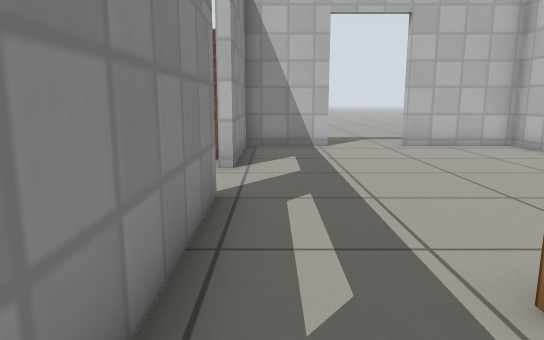
[1] (above)

12 first-person views from a walk through a Gazebo world. The camera is 0.69 m above the floor, tilts 10° down and sees 70° across. The floor is counted in squares, 0.5 m on a side. Each view is taken from the middle of a square. On the plan, view 1 faces up. The plan holds only what a view shows up to about 16 squares ahead; the rest is blank. Gazebo's built-in surfaces are drawn with simple patterns.

[2]
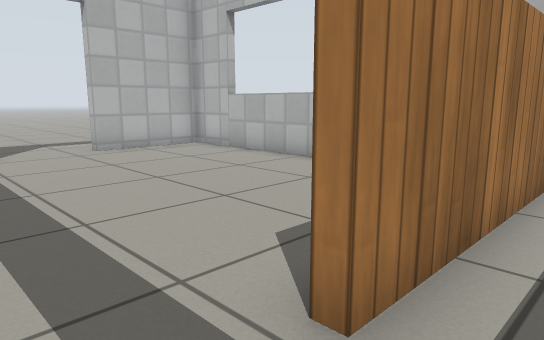

[3]
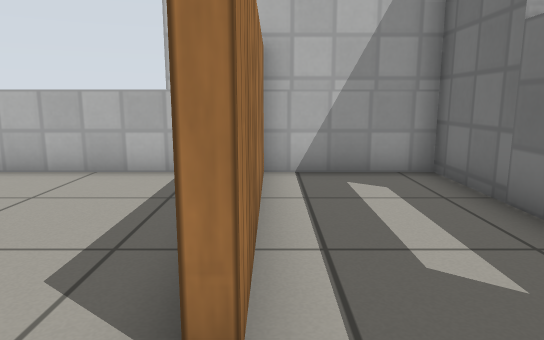

[4]
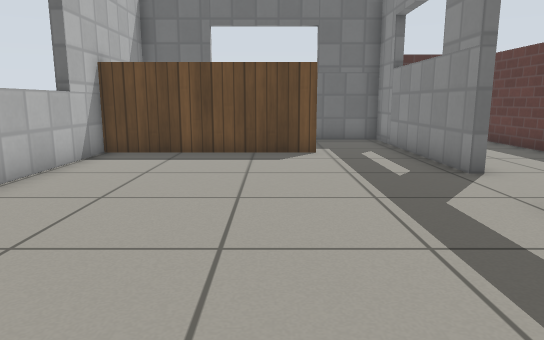

[5]
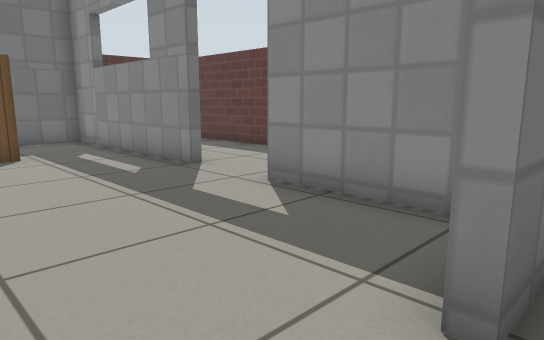

[6]
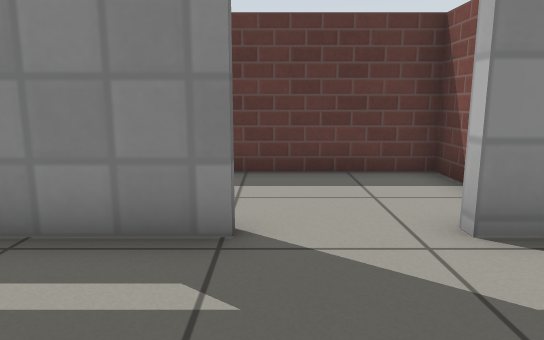

[7]
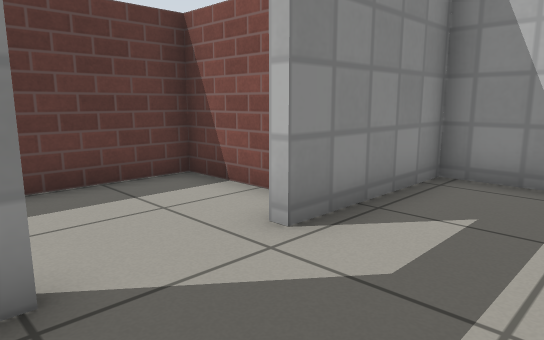

[8]
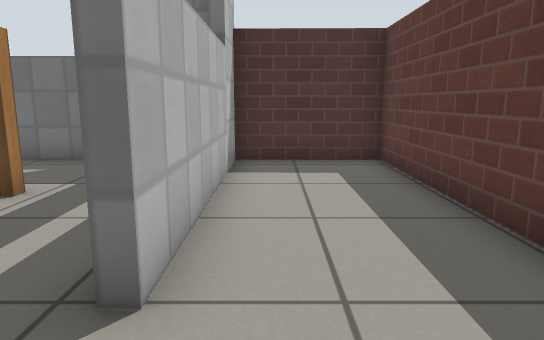

[9]
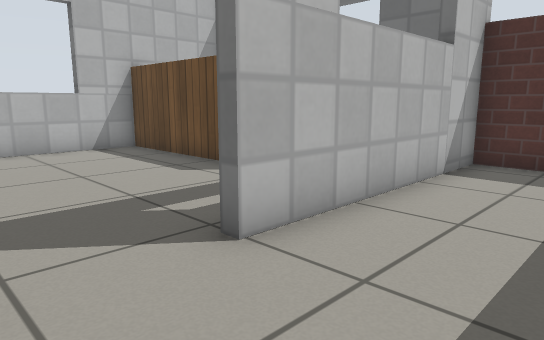

[10]
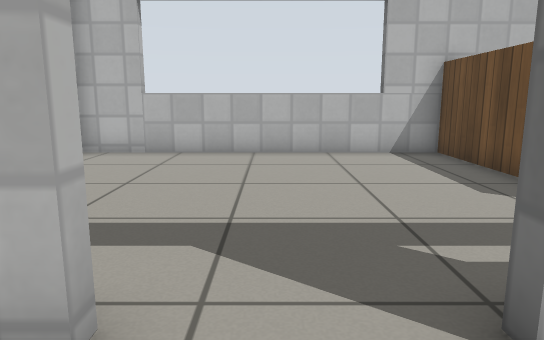

[11]
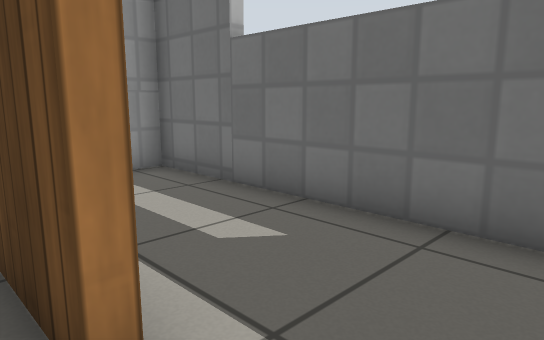

[12]
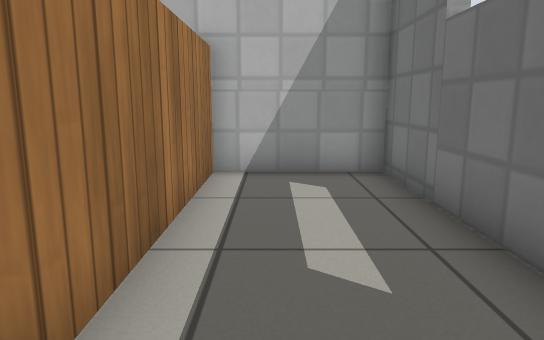

### Floor plan
Points are (right, up) in squares from view 1. A wall is a line through its corners. A room is listed if a view was taken in it or the views show most of it. See-through windows are left out.
Room 1 (views 1, 2, 3, 12)
walls: (-0.8, 2.4) (-0.8, -1.2) (7.6, -1.2) (7.6, 2.2) (1.7, 2.2)
ways out: opening at (0.5, 2) to room 3
Room 2 (views 4, 5)
walls: (0.6, 12.5) (1.7, 12.5)
ways out: open door at (3, 12) to room 3
Room 3 (views 6, 7, 11)
walls: (-0.8, 5.6) (-0.8, 2.4); (1.7, 2.5) (7.6, 2.5) (7.6, 12.2) (4.1, 12.2); (1.7, 12.2) (-0.8, 12.2) (-0.8, 8)
ways out: opening at (0.5, 2) to room 1; open door at (3, 12) to room 2; open door at (-1, 7) to room 4
Room 4 (views 8, 9, 10)
walls: (-1.1, 8) (-1.1, 8.5); (-1.3, 9.2) (-4.6, 9.2) (-4.6, -1.2) (-1.1, -1.2) (-1.1, 5.6)
ways out: open door at (-1, 7) to room 3

Where each view was taken, in squares from view 1:
view 1: 0 up, 0 right, facing up
view 2: 1 up, 0 right, facing up-right
view 3: 2 up, 0 right, facing right
view 4: 13 up, 3 right, facing down
view 5: 13 up, 4 right, facing down-left
view 6: 6 up, 3 right, facing left
view 7: 5 up, 2 right, facing up-left
view 8: 8 up, 2 left, facing down
view 9: 8 up, 4 left, facing down-right
view 10: 7 up, 3 left, facing right
view 11: 3 up, 0 right, facing down-right
view 12: 1 up, 0 right, facing right
